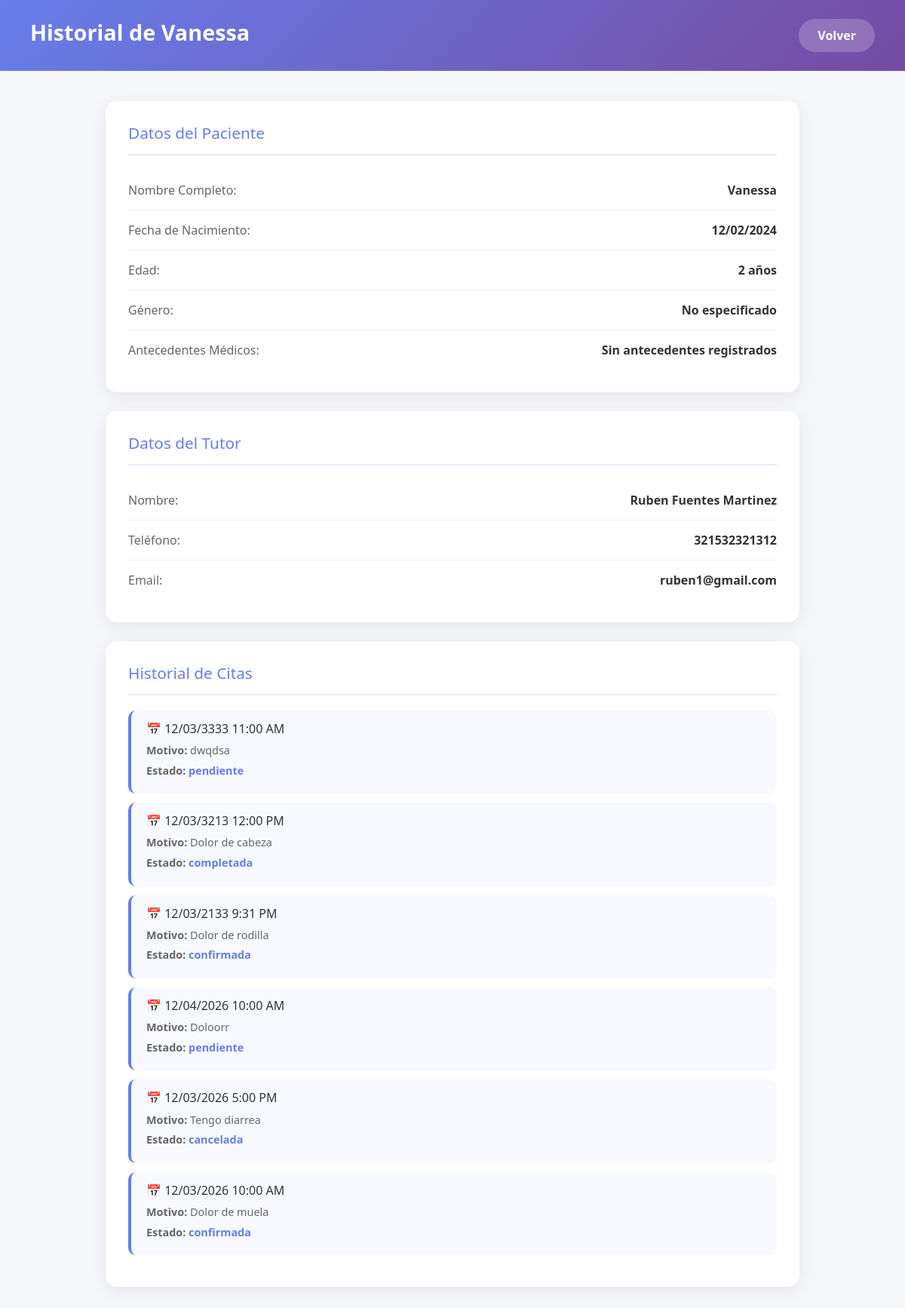
The page /PediatraNew/public/doctor/historial-paciente.php?id=1 (signed in) on the database its author committed.
### tables this page shows
CREATE TABLE `pacientes` (
  `id` int(11) NOT NULL,
  `usuario_id` int(11) DEFAULT NULL,
  `nombre` varchar(100) NOT NULL,
  `fecha_nacimiento` date NOT NULL,
  `genero` enum('M','F','Otro') DEFAULT NULL,
  `curp` varchar(18) DEFAULT NULL,
  `antecedentes` text DEFAULT NULL
);

CREATE TABLE `usuarios` (
  `id` int(11) NOT NULL,
  `nombre_completo` varchar(100) NOT NULL,
  `email` varchar(100) NOT NULL,
  `telefono` varchar(20) DEFAULT NULL,
  `password_hash` varchar(255) NOT NULL,
  `fecha_registro` datetime DEFAULT current_timestamp(),
  `activo` tinyint(1) DEFAULT 1
);

CREATE TABLE `citas` (
  `id` int(11) NOT NULL,
  `paciente_id` int(11) DEFAULT NULL,
  `doctor_id` int(11) DEFAULT NULL,
  `fecha_hora` datetime NOT NULL,
  `motivo_consulta` text DEFAULT NULL,
  `estado` enum('pendiente','confirmada','cancelada','completada') DEFAULT 'pendiente'
);

### PediatraNew/public/doctor/historial-paciente.php (the view, shortened to what this page needs)
<?php
require_once '../../api/conexion.php';
$pacienteId = isset($_GET['id']) ? (int)$_GET['id'] : 0;
$paciente = $conexion->query("SELECT p.*, u.nombre_completo as tutor, u.telefono, u.email
                              FROM pacientes p
                              JOIN usuarios u ON p.usuario_id = u.id
                              WHERE p.id = $pacienteId")->fetch_assoc();
?>
<!DOCTYPE html>
<html lang="es">
<head>
    <link href="https://cdn.jsdelivr.net/npm/bootstrap@5.3.0/dist/css/bootstrap.min.css" rel="stylesheet">
</head>
<body>
    <div class="page-header">
        <h1>Historial de <?php echo htmlspecialchars($paciente['nombre']); ?></h1>
        <a href="pacientes.php" class="btn-volver">Volver</a>
    </div>
    <div class="content">
        <div class="info-card">
            <h3>Datos del Paciente</h3>
            <div class="info-row">
                <span class="info-label">Nombre Completo:</span>
                <span class="info-value"><?php echo htmlspecialchars($paciente['nombre']); ?></span>
            </div>
            <div class="info-row">
                <span class="info-label">Fecha de Nacimiento:</span>
                <span class="info-value"><?php echo date('d/m/Y', strtotime($paciente['fecha_nacimiento'])); ?></span>
            </div>
            <div class="info-row">
                <span class="info-label">Edad:</span>
                <span class="info-value"><?php echo date_diff(date_create($paciente['fecha_nacimiento']), date_create('today'))->y; ?> años</span>
            </div>
            <div class="info-row">
                <span class="info-label">Género:</span>
                <span class="info-value"><?php echo $paciente['genero'] ?: 'No especificado'; ?></span>
            </div>
            <div class="info-row">
                <span class="info-label">Antecedentes Médicos:</span>
                <span class="info-value"><?php echo $paciente['antecedentes'] ?: 'Sin antecedentes registrados'; ?></span>
            </div>
        </div>
        <div class="info-card">
            <h3>Datos del Tutor</h3>
            <div class="info-row">
                <span class="info-label">Nombre:</span>
                <span class="info-value"><?php echo htmlspecialchars($paciente['tutor']); ?></span>
            </div>
            <div class="info-row">
                <span class="info-label">Teléfono:</span>
                <span class="info-value"><?php echo htmlspecialchars($paciente['telefono']); ?></span>
            </div>
            <div class="info-row">
                <span class="info-label">Email:</span>
                <span class="info-value"><?php echo htmlspecialchars($paciente['email']); ?></span>
            </div>
        </div>
        <div class="info-card">
            <h3>Historial de Citas</h3>
            <?php
            $citas = $conexion->query("SELECT * FROM citas WHERE paciente_id = $pacienteId ORDER BY fecha_hora DESC");
            if ($citas->num_rows > 0) {
                while ($cita = $citas->fetch_assoc()) {
                    $fecha = date('d/m/Y g:i A', strtotime($cita['fecha_hora']));
                    echo "<div class='cita-item'>";
                    echo "<h4>📅 $fecha</h4>";
                    echo "<p><strong>Motivo:</strong> " . htmlspecialchars($cita['motivo_consulta']) . "</p>";
                    echo "<p><strong>Estado:</strong> <span style='color:#667eea;font-weight:600;'>$cita[estado]</span></p>";
                    echo "</div>";
                }
            } else {
                echo "<div class='sin-citas'>No hay citas registradas para este paciente</div>";
            }
            ?>
        </div>
    </div>
</body>
</html>

### PediatraNew/public/doctor/historial-paciente.php (style rules this page uses)
* { margin: 0; padding: 0; box-sizing: border-box; }
body { font-family: 'Segoe UI', Tahoma, Geneva, Verdana, sans-serif; background: #f5f7fa; min-height: 100vh; }
.page-header { background: linear-gradient(135deg, #667eea 0%, #764ba2 100%); padding: 25px 40px; display: flex; justify-content: space-between; align-items: center; }
.page-header h1 { color: white; font-size: 1.8rem; font-weight: 700; }
.btn-volver { background: rgba(255,255,255,0.2); color: white; padding: 10px 25px; border: none; border-radius: 25px; text-decoration: none; font-weight: 600; }
.content { padding: 40px; max-width: 1000px; margin: 0 auto; }
.info-card { background: white; border-radius: 15px; padding: 30px; box-shadow: 0 5px 25px rgba(0,0,0,0.08); margin-bottom: 25px; }
.info-card h3 { color: #667eea; margin-bottom: 20px; padding-bottom: 15px; border-bottom: 2px solid #e8ebff; font-size: 1.3rem; }
.info-row { display: flex; justify-content: space-between; padding: 14px 0; border-bottom: 1px solid #eee; }
.info-row:last-child { border-bottom: none; }
.info-label { color: #666; font-weight: 500; }
.info-value { color: #333; font-weight: 600; text-align: right; }
.cita-item { background: #f8f9ff; padding: 15px 20px; border-radius: 10px; margin-bottom: 12px; border-left: 4px solid #667eea; }
.cita-item h4 { color: #333; margin-bottom: 8px; font-size: 1rem; }
.cita-item p { color: #666; font-size: 0.9rem; margin: 5px 0; }

### rows shown on the page
pacientes: nombre "Vanessa", fecha_nacimiento "12/02/2024", fecha_nacimiento "2", genero "No especificado", antecedentes "Sin antecedentes registrados", usuario.nombre_completo "Ruben Fuentes Martinez", usuario.telefono "321532321312", usuario.email "ruben1@gmail.com"
citas: fecha_hora "12/03/3333 11:00 AM", motivo_consulta "dwqdsa", estado "pendiente"
citas: fecha_hora "12/03/3213 12:00 PM", motivo_consulta "Dolor de cabeza", estado "completada"
citas: fecha_hora "12/03/2133 9:31 PM", motivo_consulta "Dolor de rodilla", estado "confirmada"
citas: fecha_hora "12/04/2026 10:00 AM", motivo_consulta "Doloorr", estado "pendiente"
citas: fecha_hora "12/03/2026 5:00 PM", motivo_consulta "Tengo diarrea", estado "cancelada"
citas: fecha_hora "12/03/2026 10:00 AM", motivo_consulta "Dolor de muela", estado "confirmada"
